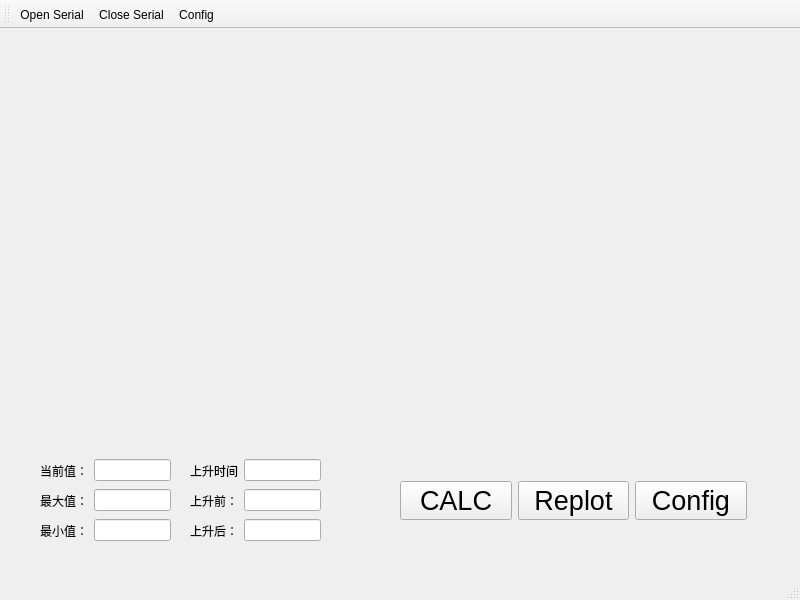
<?xml version="1.0" encoding="UTF-8"?>
<ui version="4.0">
 <class>MainWindow</class>
 <widget class="QMainWindow" name="MainWindow">
  <property name="geometry">
   <rect>
    <x>0</x>
    <y>0</y>
    <width>800</width>
    <height>600</height>
   </rect>
  </property>
  <property name="windowTitle">
   <string>MainWindow</string>
  </property>
  <widget class="QWidget" name="centralwidget">
   <widget class="QCustomPlot" name="m_plot" native="true">
    <property name="geometry">
     <rect>
      <x>40</x>
      <y>30</y>
      <width>731</width>
      <height>391</height>
     </rect>
    </property>
   </widget>
   <widget class="QWidget" name="layoutWidget">
    <property name="geometry">
     <rect>
      <x>400</x>
      <y>450</y>
      <width>347</width>
      <height>44</height>
     </rect>
    </property>
    <layout class="QHBoxLayout" name="horizontalLayout">
     <item>
      <widget class="QPushButton" name="btn_calc">
       <property name="font">
        <font>
         <pointsize>20</pointsize>
        </font>
       </property>
       <property name="text">
        <string>CALC</string>
       </property>
      </widget>
     </item>
     <item>
      <widget class="QPushButton" name="btnReplot">
       <property name="font">
        <font>
         <pointsize>20</pointsize>
        </font>
       </property>
       <property name="text">
        <string>Replot</string>
       </property>
      </widget>
     </item>
     <item>
      <widget class="QPushButton" name="btnConfig">
       <property name="font">
        <font>
         <pointsize>20</pointsize>
        </font>
       </property>
       <property name="text">
        <string>Config</string>
       </property>
      </widget>
     </item>
    </layout>
   </widget>
   <widget class="QWidget" name="layoutWidget_2">
    <property name="geometry">
     <rect>
      <x>40</x>
      <y>490</y>
      <width>131</width>
      <height>23</height>
     </rect>
    </property>
    <layout class="QHBoxLayout" name="horizontalLayout_3">
     <item>
      <widget class="QLabel" name="label_min">
       <property name="text">
        <string>最小值：</string>
       </property>
      </widget>
     </item>
     <item>
      <widget class="QLineEdit" name="lineEdit_minvalue">
       <property name="enabled">
        <bool>true</bool>
       </property>
      </widget>
     </item>
    </layout>
   </widget>
   <widget class="QWidget" name="layoutWidget">
    <property name="geometry">
     <rect>
      <x>40</x>
      <y>460</y>
      <width>131</width>
      <height>23</height>
     </rect>
    </property>
    <layout class="QHBoxLayout" name="horizontalLayout_2">
     <item>
      <widget class="QLabel" name="label_max">
       <property name="text">
        <string>最大值：</string>
       </property>
      </widget>
     </item>
     <item>
      <widget class="QLineEdit" name="lineEdit_maxvalue">
       <property name="enabled">
        <bool>true</bool>
       </property>
      </widget>
     </item>
    </layout>
   </widget>
   <widget class="QWidget" name="layoutWidget">
    <property name="geometry">
     <rect>
      <x>40</x>
      <y>430</y>
      <width>131</width>
      <height>23</height>
     </rect>
    </property>
    <layout class="QHBoxLayout" name="horizontalLayout_4">
     <item>
      <widget class="QLabel" name="label_current">
       <property name="text">
        <string>当前值：</string>
       </property>
      </widget>
     </item>
     <item>
      <widget class="QLineEdit" name="lineEdit_current">
       <property name="enabled">
        <bool>true</bool>
       </property>
      </widget>
     </item>
    </layout>
   </widget>
   <widget class="QWidget" name="layoutWidget_3">
    <property name="geometry">
     <rect>
      <x>190</x>
      <y>490</y>
      <width>131</width>
      <height>23</height>
     </rect>
    </property>
    <layout class="QHBoxLayout" name="horizontalLayout_5">
     <item>
      <widget class="QLabel" name="label_afterrise">
       <property name="text">
        <string>上升后：</string>
       </property>
      </widget>
     </item>
     <item>
      <widget class="QLineEdit" name="lineEdit_afterrise">
       <property name="enabled">
        <bool>true</bool>
       </property>
      </widget>
     </item>
    </layout>
   </widget>
   <widget class="QWidget" name="layoutWidget_4">
    <property name="geometry">
     <rect>
      <x>190</x>
      <y>460</y>
      <width>131</width>
      <height>23</height>
     </rect>
    </property>
    <layout class="QHBoxLayout" name="horizontalLayout_6">
     <item>
      <widget class="QLabel" name="label_beforerise">
       <property name="text">
        <string>上升前：</string>
       </property>
      </widget>
     </item>
     <item>
      <widget class="QLineEdit" name="lineEdit_beforerise">
       <property name="enabled">
        <bool>true</bool>
       </property>
      </widget>
     </item>
    </layout>
   </widget>
   <widget class="QWidget" name="layoutWidget_5">
    <property name="geometry">
     <rect>
      <x>190</x>
      <y>430</y>
      <width>131</width>
      <height>23</height>
     </rect>
    </property>
    <layout class="QHBoxLayout" name="horizontalLayout_7">
     <item>
      <widget class="QLabel" name="label_risetime">
       <property name="text">
        <string>上升时间</string>
       </property>
      </widget>
     </item>
     <item>
      <widget class="QLineEdit" name="lineEdit_risetime">
       <property name="enabled">
        <bool>true</bool>
       </property>
      </widget>
     </item>
    </layout>
   </widget>
  </widget>
  <widget class="QStatusBar" name="statusbar"/>
  <widget class="QToolBar" name="toolBar">
   <property name="windowTitle">
    <string>toolBar</string>
   </property>
   <attribute name="toolBarArea">
    <enum>TopToolBarArea</enum>
   </attribute>
   <attribute name="toolBarBreak">
    <bool>false</bool>
   </attribute>
   <addaction name="actionOpen_Serial"/>
   <addaction name="actionClose_Serial"/>
   <addaction name="actionConfig"/>
  </widget>
  <widget class="QMenuBar" name="menuBar">
   <property name="geometry">
    <rect>
     <x>0</x>
     <y>0</y>
     <width>800</width>
     <height>26</height>
    </rect>
   </property>
  </widget>
  <action name="actionOpen_Serial">
   <property name="icon">
    <iconset resource="Resource.qrc">
     <normaloff>:/rec/images/connect.png</normaloff>:/rec/images/connect.png</iconset>
   </property>
   <property name="text">
    <string>Open Serial</string>
   </property>
   <property name="font">
    <font/>
   </property>
  </action>
  <action name="actionClose_Serial">
   <property name="icon">
    <iconset resource="Resource.qrc">
     <normaloff>:/rec/images/disconnect.png</normaloff>:/rec/images/disconnect.png</iconset>
   </property>
   <property name="text">
    <string>Close Serial</string>
   </property>
  </action>
  <action name="actionConfig">
   <property name="icon">
    <iconset resource="Resource.qrc">
     <normaloff>:/rec/images/settings.png</normaloff>:/rec/images/settings.png</iconset>
   </property>
   <property name="text">
    <string>Config</string>
   </property>
  </action>
 </widget>
 <customwidgets>
  <customwidget>
   <class>QCustomPlot</class>
   <extends>QWidget</extends>
   <header>qcustomplot.h</header>
   <container>1</container>
  </customwidget>
 </customwidgets>
 <resources>
  <include location="Resource.qrc"/>
 </resources>
 <connections/>
</ui>
